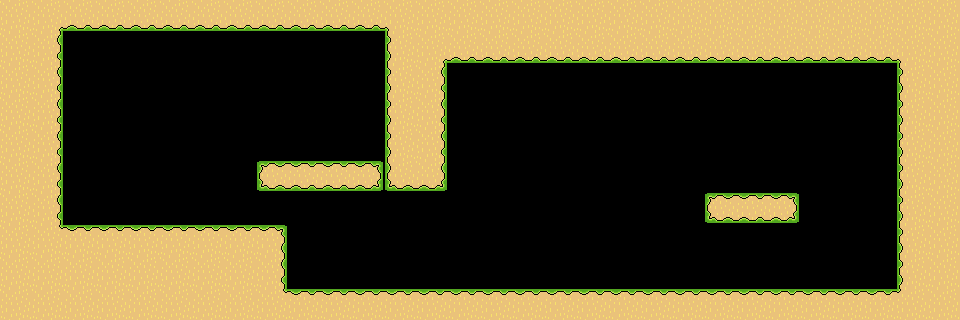

A 2D game scene composited from a Tiled map and its tileset images. What follows is a short description and the map's XML, with each tile layer's data collapsed to a summary:
An orthogonal 30x10 tile map with 32x32 px tiles, 1 tile layer (Ground) and 8 objects.

<map version="1.5" tiledversion="1.7.1" orientation="orthogonal" renderorder="right-down" width="30" height="10" tilewidth="32" tileheight="32" infinite="0" nextlayerid="29" nextobjectid="100">
 <editorsettings>
  <export target="LevelTilemap_level8.json" format="json" />
 </editorsettings>
 <properties>
  <property name="extraText" value="Defeat lesser enemies to get stronger." />
  <property name="levelIndex" type="int" value="8" />
  <property name="levelName" value="Level 8" />
  <property name="levelNameOffsetY" type="int" value="-80" />
  <property name="levelNameShortened" value="8" />
  <property name="numberOfSlimes" type="int" value="4" />
 </properties>
 <tileset firstgid="1" name="tileset" tilewidth="32" tileheight="32" tilecount="36" columns="6">
  <image source="../../artwork/tileset.png" width="192" height="192" />
  <tile id="0">
   <properties>
    <property name="collides" type="bool" value="true" />
   </properties>
  </tile>
  <tile id="1">
   <properties>
    <property name="collides" type="bool" value="true" />
   </properties>
  </tile>
  <tile id="2">
   <properties>
    <property name="collides" type="bool" value="true" />
   </properties>
  </tile>
  <tile id="3">
   <properties>
    <property name="collides" type="bool" value="true" />
   </properties>
  </tile>
  <tile id="4">
   <properties>
    <property name="collides" type="bool" value="false" />
   </properties>
  </tile>
  <tile id="5">
   <properties>
    <property name="collides" type="bool" value="false" />
   </properties>
  </tile>
  <tile id="6">
   <properties>
    <property name="collides" type="bool" value="true" />
   </properties>
  </tile>
  <tile id="7">
   <properties>
    <property name="collides" type="bool" value="true" />
   </properties>
  </tile>
  <tile id="8">
   <properties>
    <property name="collides" type="bool" value="true" />
   </properties>
  </tile>
  <tile id="9">
   <properties>
    <property name="collides" type="bool" value="true" />
   </properties>
  </tile>
  <tile id="10">
   <properties>
    <property name="collides" type="bool" value="false" />
   </properties>
  </tile>
  <tile id="11">
   <properties>
    <property name="collides" type="bool" value="false" />
   </properties>
  </tile>
  <tile id="12">
   <properties>
    <property name="collides" type="bool" value="true" />
   </properties>
  </tile>
  <tile id="13">
   <properties>
    <property name="collides" type="bool" value="true" />
   </properties>
  </tile>
  <tile id="14">
   <properties>
    <property name="collides" type="bool" value="true" />
   </properties>
  </tile>
  <tile id="15">
   <properties>
    <property name="collides" type="bool" value="true" />
   </properties>
  </tile>
  <tile id="16">
   <properties>
    <property name="collides" type="bool" value="false" />
    <property name="expValue" type="int" value="3" />
    <property name="isFlying" type="bool" value="true" />
    <property name="level" type="int" value="1" />
    <property name="objectTag" value="slimeEnemy" />
   </properties>
  </tile>
  <tile id="17">
   <properties>
    <property name="collides" type="bool" value="false" />
    <property name="expValue" type="int" value="3" />
    <property name="isFlying" type="bool" value="false" />
    <property name="level" type="int" value="1" />
    <property name="objectTag" value="slimeEnemy" />
   </properties>
  </tile>
  <tile id="18">
   <properties>
    <property name="collides" type="bool" value="true" />
   </properties>
  </tile>
  <tile id="19">
   <properties>
    <property name="collides" type="bool" value="true" />
   </properties>
  </tile>
  <tile id="20">
   <properties>
    <property name="collides" type="bool" value="true" />
   </properties>
  </tile>
  <tile id="21">
   <properties>
    <property name="collides" type="bool" value="true" />
   </properties>
  </tile>
  <tile id="22">
   <properties>
    <property name="collides" type="bool" value="false" />
    <property name="expValue" type="int" value="5" />
    <property name="isFlying" type="bool" value="true" />
    <property name="level" type="int" value="2" />
    <property name="objectTag" value="slimeEnemy" />
   </properties>
  </tile>
  <tile id="23">
   <properties>
    <property name="collides" type="bool" value="false" />
    <property name="expValue" type="int" value="5" />
    <property name="isFlying" type="bool" value="false" />
    <property name="level" type="int" value="2" />
    <property name="objectTag" value="slimeEnemy" />
   </properties>
  </tile>
  <tile id="24">
   <properties>
    <property name="collides" type="bool" value="false" />
    <property name="direction" value="right" />
    <property name="objectTag" value="spike" />
    <property name="spriteName" value="rightSpikes" />
   </properties>
  </tile>
  <tile id="25">
   <properties>
    <property name="collides" type="bool" value="false" />
    <property name="direction" value="left" />
    <property name="objectTag" value="spike" />
    <property name="spriteName" value="leftSpikes" />
   </properties>
  </tile>
  <tile id="26">
   <properties>
    <property name="collides" type="bool" value="false" />
    <property name="direction" value="down" />
    <property name="objectTag" value="spike" />
    <property name="spriteName" value="downSpikes" />
   </properties>
  </tile>
  <tile id="27">
   <properties>
    <property name="collides" type="bool" value="false" />
    <property name="direction" value="up" />
    <property name="objectTag" value="spike" />
    <property name="spriteName" value="upSpikes" />
   </properties>
  </tile>
  <tile id="28">
   <properties>
    <property name="collides" type="bool" value="false" />
    <property name="expValue" type="int" value="10" />
    <property name="isFlying" type="bool" value="true" />
    <property name="level" type="int" value="3" />
    <property name="objectTag" value="slimeEnemy" />
   </properties>
  </tile>
  <tile id="29">
   <properties>
    <property name="collides" type="bool" value="false" />
    <property name="expValue" type="int" value="10" />
    <property name="isFlying" type="bool" value="false" />
    <property name="level" type="int" value="3" />
    <property name="objectTag" value="slimeEnemy" />
   </properties>
  </tile>
  <tile id="30">
   <properties>
    <property name="collides" type="bool" value="false" />
    <property name="objectTag" value="endOfLevel" />
   </properties>
  </tile>
  <tile id="31">
   <properties>
    <property name="collides" type="bool" value="false" />
    <property name="objectTag" value="pickUp" />
    <property name="pickUpType" value="doubleJump" />
    <property name="spriteName" value="doubleJump" />
   </properties>
  </tile>
  <tile id="32">
   <properties>
    <property name="collides" type="bool" value="false" />
    <property name="objectTag" value="pickUp" />
   </properties>
  </tile>
  <tile id="33">
   <properties>
    <property name="collides" type="bool" value="false" />
   </properties>
  </tile>
  <tile id="34">
   <properties>
    <property name="collides" type="bool" value="false" />
   </properties>
  </tile>
  <tile id="35">
   <properties>
    <property name="collides" type="bool" value="false" />
    <property name="objectTag" value="playerSpawn" />
   </properties>
  </tile>
 </tileset>
 <layer id="6" name="Ground" width="30" height="10">
  <data>[300 cells, 137 non-empty, 15 distinct tile ids]</data>
 </layer>
 <objectgroup id="28" name="GameObjects">
  <object id="84" gid="31" x="320" y="160" width="32" height="32" />
  <object id="90" gid="24" x="256" y="160" width="32" height="32" />
  <object id="93" gid="28" x="480" y="288" width="32" height="32" />
  <object id="94" gid="18" x="320" y="288" width="32" height="32" />
  <object id="95" gid="18" x="736" y="192" width="32" height="32" />
  </objectgroup>
</map>
<!-- 3 of 8 objects omitted -->